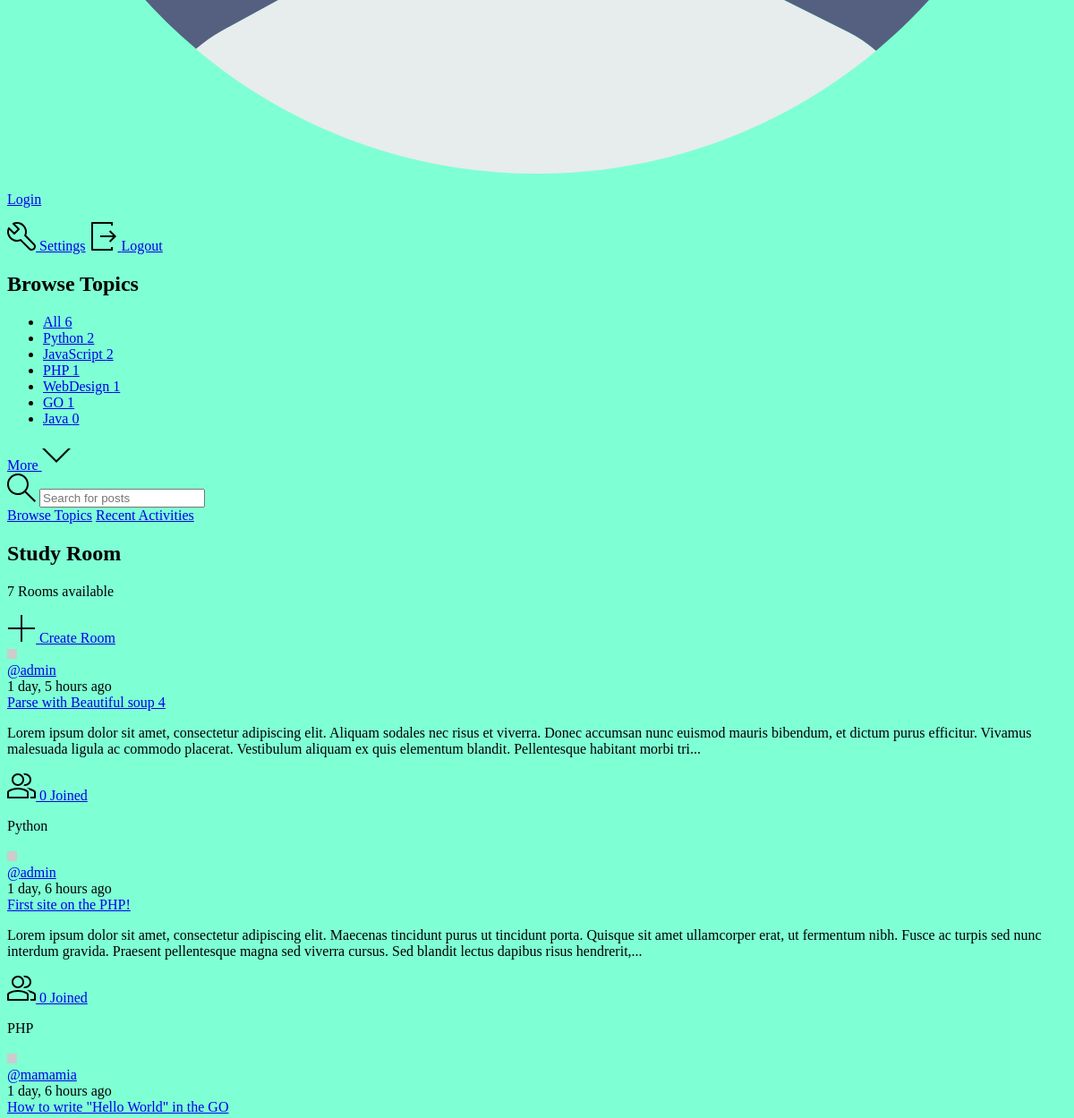
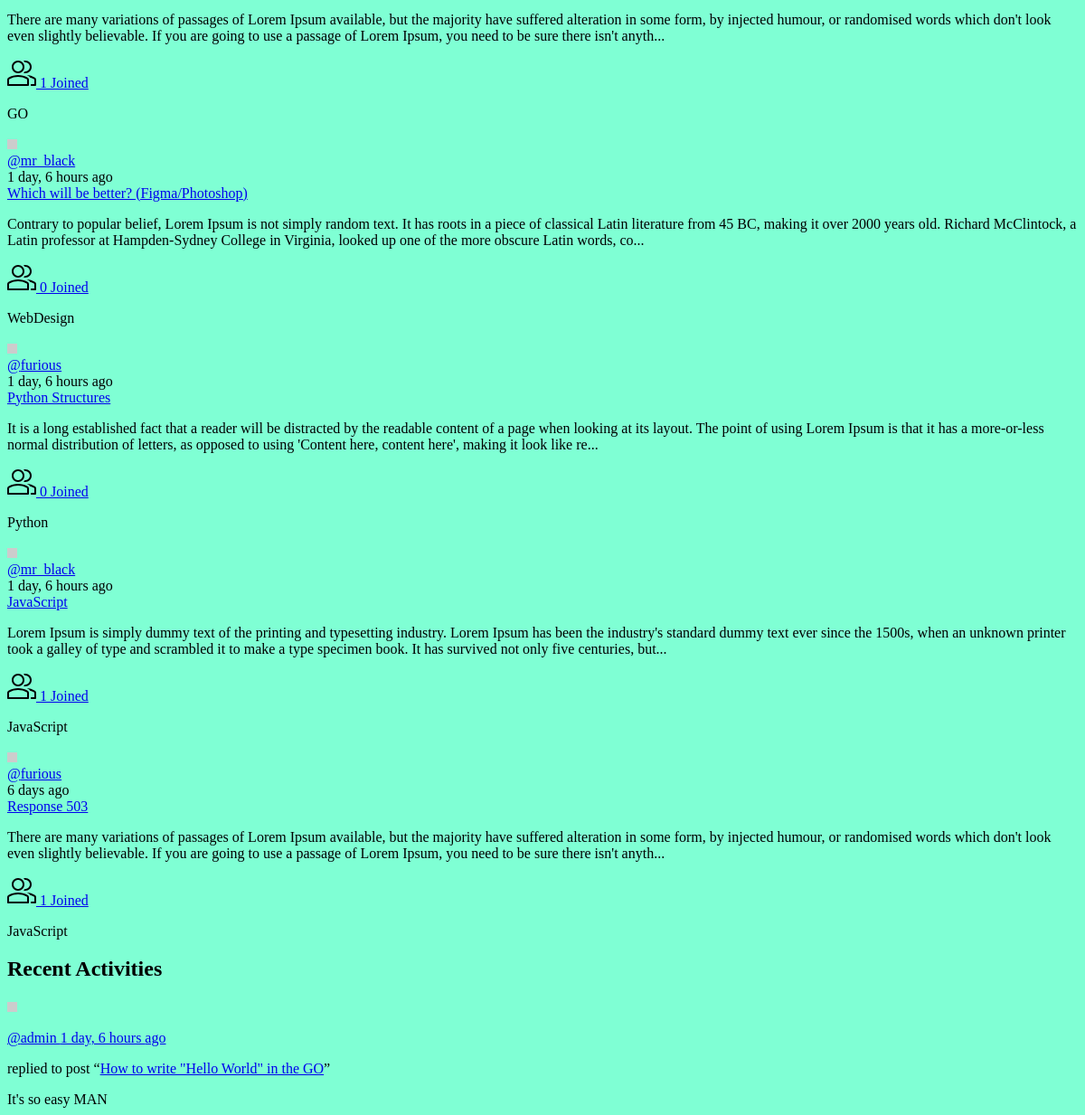
Before: / (lower part) with the older database file (2 pictures, top to bottom).
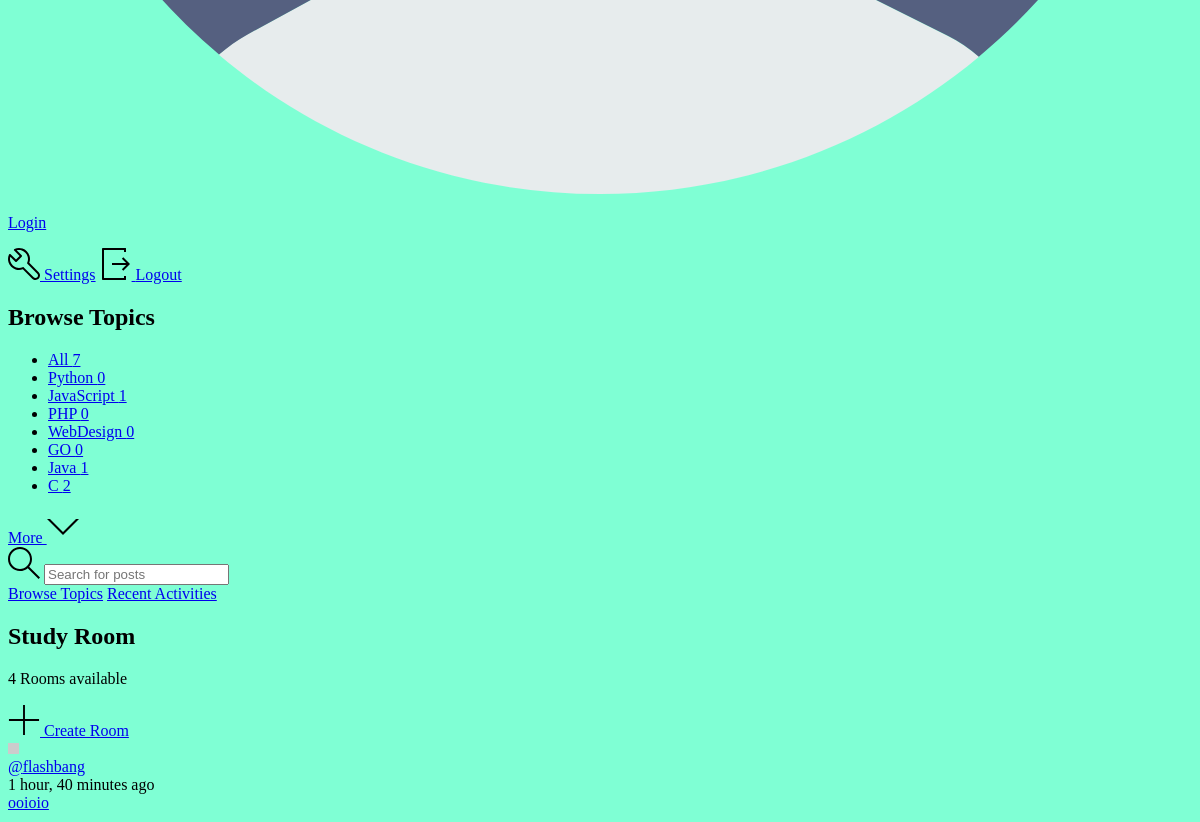
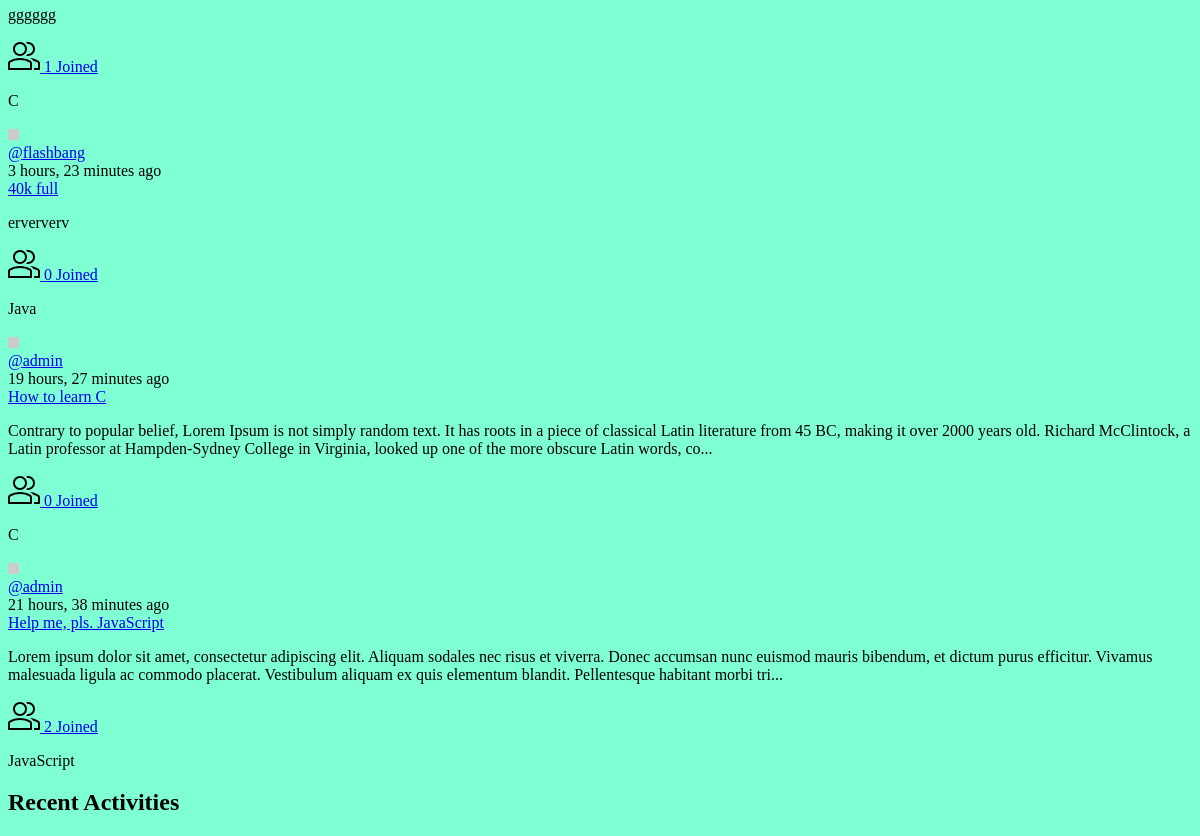
After: the same page with the newer database file (2 pictures, top to bottom).
### base/models.py (models this page shows)
class Topic(models.Model):
    name = models.CharField(max_length=200)
    def __str__(self):
        return self.name

class Room(models.Model):
    host = models.ForeignKey(User, on_delete=models.SET_NULL, null=True)
    topic = models.ForeignKey(Topic, on_delete=models.SET_NULL, null=True)
    name = models.CharField(max_length=200)
    description = models.TextField(null=True, blank=True)
    participants = models.ManyToManyField(User, related_name='participants', blank=True)
    updated = models.DateTimeField(auto_now=True)
    created = models.DateTimeField(auto_now_add=True)
    def __str__(self):
        return self.name
    class Meta:
        ordering = ['-updated', '-created']

class Message(models.Model):
    user = models.ForeignKey(User, on_delete=models.CASCADE)
    room = models.ForeignKey(Room, on_delete=models.CASCADE)
    body = models.TextField()
    updated = models.DateTimeField(auto_now=True)
    created = models.DateTimeField(auto_now_add=True)
    class Meta:
        ordering = ['-updated', '-created']
    def __str__(self):
        return self.body[0:50]

### base/views.py (the view)
# urls.py: path('', views.home, name='home'),
def home(request):
    q = request.GET.get('q') if request.GET.get('q') != None else ''
    rooms = Room.objects.filter(
        Q(topic__name__icontains=q) |
        Q(name__icontains=q)
        )
    topics = Topic.objects.all()
    room_count = rooms.count()
    room_messages = Message.objects.filter(Q(room__name__icontains=q))
    context = {'rooms': rooms, 'topics': topics, 'rooms_count': room_count, 'room_messages': room_messages}
    return render(request, 'base/home.html', context)

### base/templates/base/home.html (shortened to what this page needs)
{% extends 'main.html' %}
{% load static %}
{% block content %}
  <body>
    <main class="layout layout--3">
      <div class="container">
        {% include 'base/topics_component.html' %}
        <div class="roomList">
          <div class="mobile-menu">
            <form class="header__search">
              <label>
                <input placeholder="Search for posts" />
              </label>
            </form>
            <div class="mobile-menuItems">
              <a class="btn btn--main btn--pill" href="#">Browse Topics</a>
              <a class="btn btn--main btn--pill" href="#">Recent Activities</a>
            </div>
          </div>
          <div class="roomList__header">
            <div>
              <h2>Study Room</h2>
              <p>{{rooms_count}} Rooms available</p>
            </div>
            <a class="btn btn--main" href="{% url 'create-room' %}">
              <svg version="1.1" xmlns="http://www.w3.org/2000/svg" width="32" height="32" viewBox="0 0 32 32">
                <title>add</title>
                <path
                  d="M16.943 0.943h-1.885v14.115h-14.115v1.885h14.115v14.115h1.885v-14.115h14.115v-1.885h-14.115v-14.115z"
                ></path>
              </svg>
              Create Room
            </a>
          </div>
          {% include 'base/feed_component.html' %}
        </div>
        {% include 'base/activity_component.html' %}
      </div>
    </main>
  </body>
{% endblock content %}

### templates/main.html (shortened to what this page needs)
<!DOCTYPE html>
{% load static %}
<html lang="en">
<head>
    <link rel="stylesheet" type="text/css" media="screen" href="{% static 'styles/main.css' %}">
</head>
<body>
    {% include 'navbar.html' %}
    {% block content %}
    {% endblock %}
</body>
</html>

### templates/navbar.html (shortened to what this page needs)
{% load static %}
<header class="header header--loggedIn">
      <div class="container">
        <nav class="header__menu">
          {% if request.user.is_authenticated %}
          <div class="header__user">
            <a href="{% url 'user-profile' user.username %}">
              <div class="avatar avatar--medium active">
                <img src="https://randomuser.me/api/portraits/men/37.jpg" />
              </div>
              <p>{{request.user.first_name}} {{request.user.last_name}}<span>@{{request.user.username}}</span></p>
            </a>
            </a>
            <button class="dropdown-button">
              <svg version="1.1" xmlns="http://www.w3.org/2000/svg" width="32" height="32" viewBox="0 0 32 32">
                <title>chevron-down</title>
                <path d="M16 21l-13-13h-3l16 16 16-16h-3l-13 13z"></path>
              </svg>
            </button>
          </div>
          {% else %}
          <a href="{% url 'login' %}">
            <img src="{% static 'images/avatar.svg' %}" />
            <p>Login</p>
          </a>
          {% endif %}
          <div class="dropdown-menu">
            <a href="{% url 'update-user' %}" class="dropdown-link"
              >
              Settings</a
            >
            <a href="{% url 'logout' %}" class="dropdown-link"
              >
              Logout</a
            >
          </div>
        </nav>
      </div>
    </header>

### base/templates/base/topics_component.html
<div class="topics">
          <div class="topics__header">
            <h2>Browse Topics</h2>
          </div>
          <ul class="topics__list">
            <li>
              <a href="{% url 'home' %}" class="active">All <span>{{topics.count}}</span></a>
            </li>
            {% for topic in topics %}
              <li>
                  <a href="{% url 'home' %}?q={{topic.name}}">{{topic}} <span>{{topic.room_set.all.count}}</span></a>
              </li>
            {% endfor %}
          </ul>
          <a class="btn btn--link" href="topics.html">
            More
            <svg version="1.1" xmlns="http://www.w3.org/2000/svg" width="32" height="32" viewBox="0 0 32 32">
              <title>chevron-down</title>
              <path d="M16 21l-13-13h-3l16 16 16-16h-3l-13 13z"></path>
            </svg>
          </a>
        </div>

### base/templates/base/feed_component.html (shortened to what this page needs)
{% for room in rooms %}
<div class="roomListRoom">
            <div class="roomListRoom__header">
              <a href="{% url 'user-profile' room.host.username %}" class="roomListRoom__author">
                <div class="avatar avatar--small">
                  <img src="https://randomuser.me/api/portraits/women/11.jpg" />
                </div>
                <span>@{{room.host.username}}</span>
              </a>
              <div class="roomListRoom__actions">
                <span>{{room.created|timesince}} ago</span>
              </div>
            </div>
            <div class="roomListRoom__content">
              <a href="{% url 'room' room.id%}">{{room.name}}</a>
              <p>
              {% if room.description|length < 290 %}
                  {{room.description}}
              {% else %}
                  {{room.description|slice:":290"}}...
              {% endif %}
              </p>
            </div>
            <div class="roomListRoom__meta">
              <a href="room_old_old_old.html" class="roomListRoom__joined">
                {{room.participants.all.count}} Joined
              </a>
              <p class="roomListRoom__topic">{{room.topic.name}}</p>
            </div>
          </div>
{% endfor %}

### base/templates/base/activity_component.html (shortened to what this page needs)
<div class="activities">
    <div class="activities__header">
        <h2>Recent Activities</h2>
    </div>
{% for message in room_messages %}
    <div class="activities__box">
    <div class="activities__boxHeader roomListRoom__header">
      <a href="{% url 'user-profile' message.user.username %}" class="roomListRoom__author">
        <div class="avatar avatar--small">
          <img src="https://randomuser.me/api/portraits/women/11.jpg" />
        </div>
        <p>
          @{{message.user}}
          <span>{{message.created|timesince}} ago</span>
        </p>
      </a>
    </div>
    <div class="activities__boxContent">
      <p>replied to post “<a href="{% url 'room' message.room.id %}">{{message.room}}</a>”</p>
      <div class="activities__boxRoomContent">
          {% if message|length < 120 %}
              {{message}}
          {% else %}
              {{message|slice:":120"}}...
          {% endif %}
      </div>
    </div>
  </div>
{% endfor %}
</div>

### static/styles/main.css (style rules this page uses)
body { background-color: aquamarine; }

Changed rows visible on the page:
removed Room: host.username "admin", created "1 day, 5 hours", name "Parse with Beautiful soup 4", description "Lorem ipsum dolor sit amet, consectetur adipiscing elit. Aliquam sodales nec risus et viverra. Donec accumsan nunc euismod mauris bibendum, et dictum purus efficitur. Vivamus malesuada ligula ac commodo placerat. Vestibulum aliquam ex quis elementum blandit. Pellentesque habitant morbi tri", participants.all.count "0", topic.name "Python"
removed Room: host.username "admin", created "1 day, 6 hours", name "First site on the PHP!", description "Lorem ipsum dolor sit amet, consectetur adipiscing elit. Maecenas tincidunt purus ut tincidunt porta. Quisque sit amet ullamcorper erat, ut fermentum nibh. Fusce ac turpis sed nunc interdum gravida. Praesent pellentesque magna sed viverra cursus. Sed blandit lectus dapibus risus hendrerit,", participants.all.count "0", topic.name "PHP"
removed Room: host.username "mamamia", created "1 day, 6 hours", name "How to write \"Hello World\" in the GO", description "There are many variations of passages of Lorem Ipsum available, but the majority have suffered alteration in some form, by injected humour, or randomised words which don't look even slightly believable. If you are going to use a passage of Lorem Ipsum, you need to be sure there isn't anyth", participants.all.count "1", topic.name "GO"
removed Room: host.username "mr_black", created "1 day, 6 hours", name "Which will be better? (Figma/Photoshop)", description "Contrary to popular belief, Lorem Ipsum is not simply random text. It has roots in a piece of classical Latin literature from 45 BC, making it over 2000 years old. Richard McClintock, a Latin professor at Hampden-Sydney College in Virginia, looked up one of the more obscure Latin words, co", participants.all.count "0", topic.name "WebDesign"
removed Room: host.username "furious", created "1 day, 6 hours", name "Python Structures", description "It is a long established fact that a reader will be distracted by the readable content of a page when looking at its layout. The point of using Lorem Ipsum is that it has a more-or-less normal distribution of letters, as opposed to using 'Content here, content here', making it look like re", participants.all.count "0", topic.name "Python"
removed Room: host.username "mr_black", created "1 day, 6 hours", name "JavaScript", description "Lorem Ipsum is simply dummy text of the printing and typesetting industry. Lorem Ipsum has been the industry's standard dummy text ever since the 1500s, when an unknown printer took a galley of type and scrambled it to make a type specimen book. It has survived not only five centuries, but", participants.all.count "1", topic.name "JavaScript"
removed Room: host.username "furious", created "6 days", name "Response 503", description "There are many variations of passages of Lorem Ipsum available, but the majority have suffered alteration in some form, by injected humour, or randomised words which don't look even slightly believable. If you are going to use a passage of Lorem Ipsum, you need to be sure there isn't anyth", participants.all.count "1", topic.name "JavaScript"
removed Message: user "admin", created "1 day, 6 hours", room "How to write \"Hello World\" in the GO", body "It's so easy MAN"
computed for Topic "Python": room_set.all.count "2" → "0"
computed for Topic "JavaScript": room_set.all.count "2" → "1"
computed for Topic "PHP": room_set.all.count "1" → "0"
computed for Topic "WebDesign": room_set.all.count "1" → "0"
computed for Topic "GO": room_set.all.count "1" → "0"
computed for Topic "Java": room_set.all.count "0" → "1"
added Topic: name "C", room_set.all.count "2"
added Room: host.username "flashbang", created "1 hour, 40 minutes", name "ooioio", description "gggggg", participants.all.count "1", topic.name "C"
added Room: host.username "flashbang", created "3 hours, 23 minutes", name "40k full", description "erververv", participants.all.count "0", topic.name "Java"
added Room: host.username "admin", created "19 hours, 27 minutes", name "How to learn C", description "Contrary to popular belief, Lorem Ipsum is not simply random text. It has roots in a piece of classical Latin literature from 45 BC, making it over 2000 years old. Richard McClintock, a Latin professor at Hampden-Sydney College in Virginia, looked up one of the more obscure Latin words, co", participants.all.count "0", topic.name "C"
added Room: host.username "admin", created "21 hours, 38 minutes", name "Help me, pls. JavaScript", description "Lorem ipsum dolor sit amet, consectetur adipiscing elit. Aliquam sodales nec risus et viverra. Donec accumsan nunc euismod mauris bibendum, et dictum purus efficitur. Vivamus malesuada ligula ac commodo placerat. Vestibulum aliquam ex quis elementum blandit. Pellentesque habitant morbi tri", participants.all.count "2", topic.name "JavaScript"
Other visible differences:
{{ topics.count }}: "6" → "7"
{{ rooms_count }}: "7" → "4"
